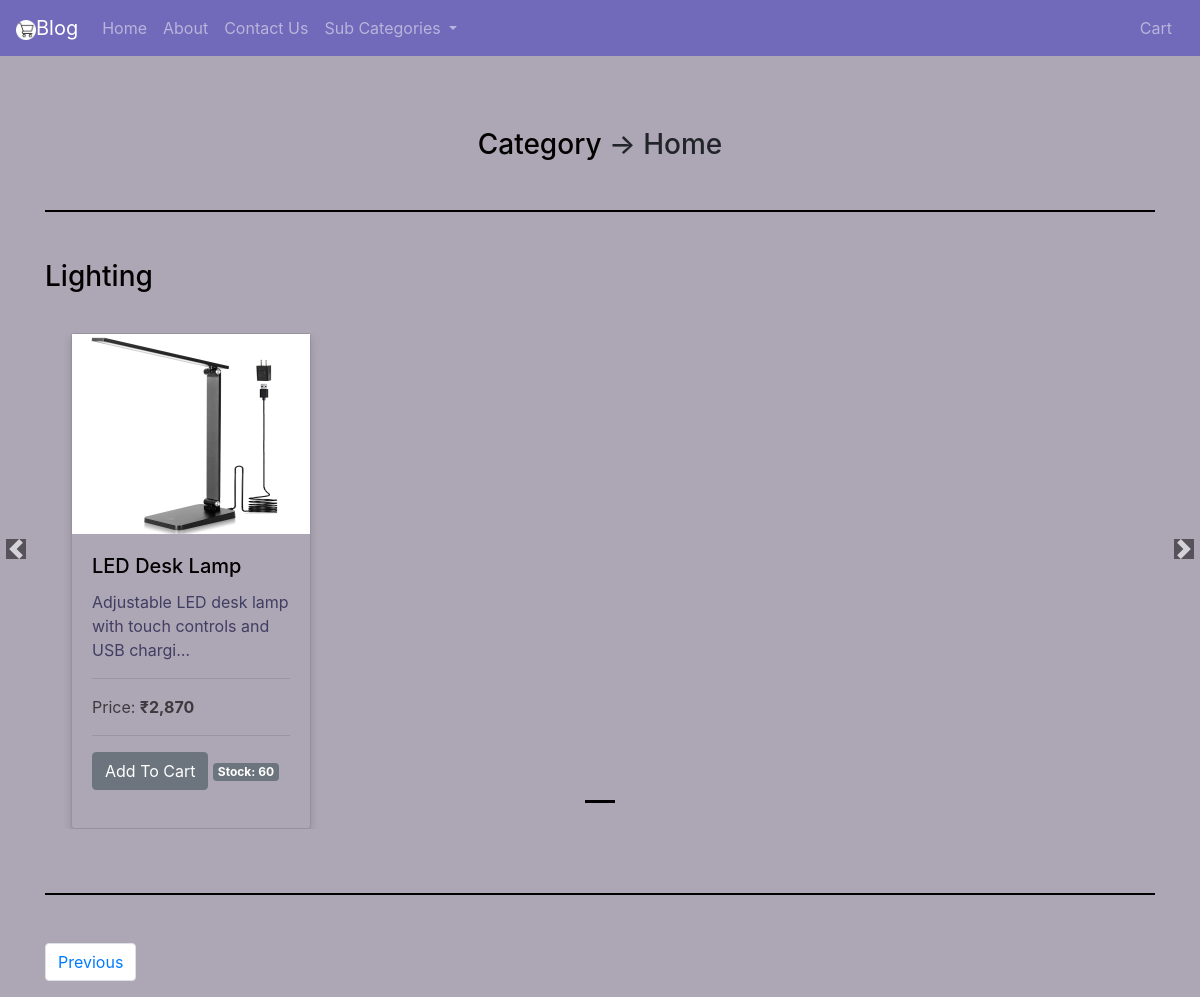
The app's page /category/Home, older data.
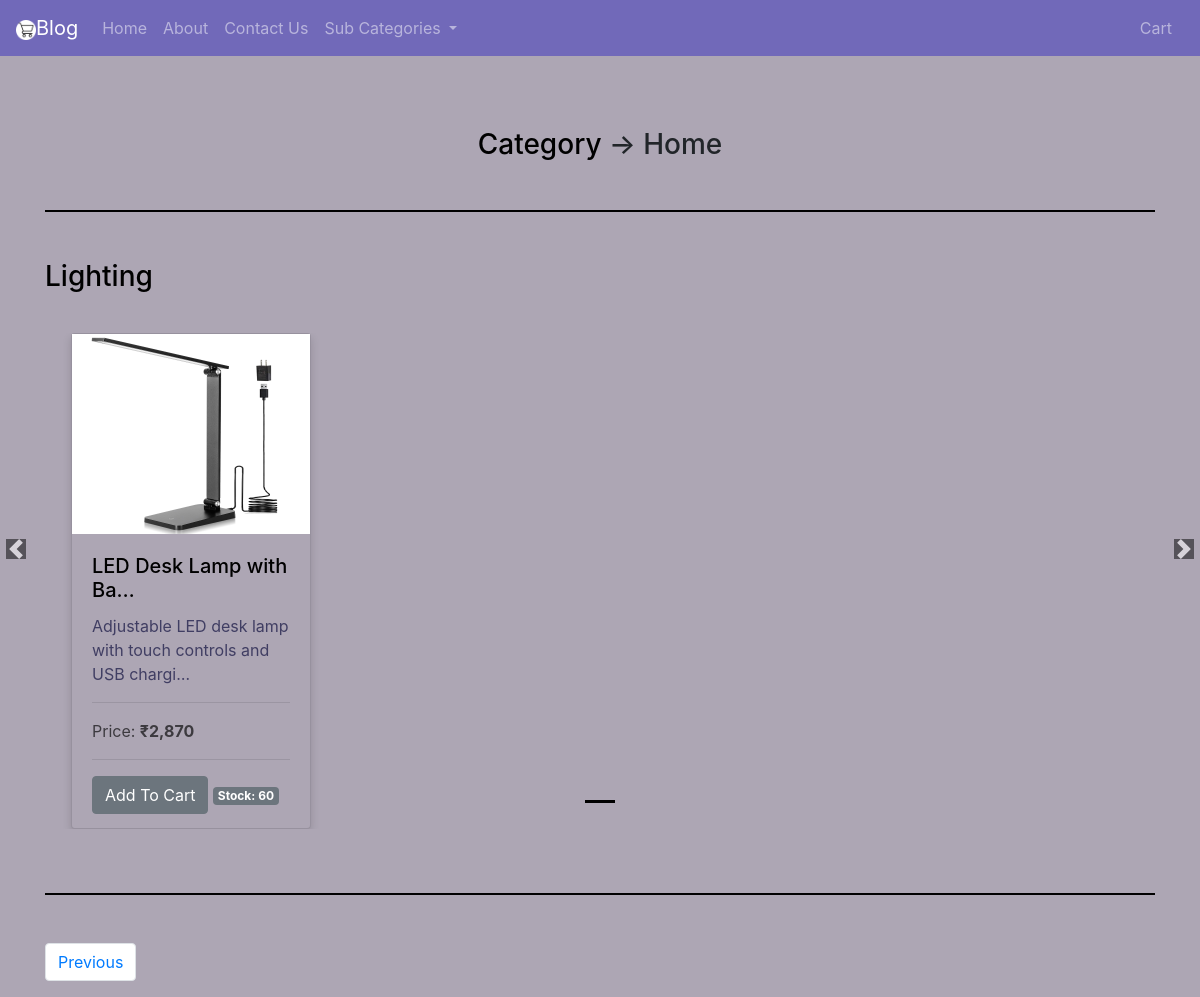
The same page, newer data.
### blog/models.py (models this page shows, shortened)
class Product(models.Model):
    product_name = models.CharField(max_length=100, default='')
    category = models.CharField(max_length=20, choices = category_choices,default='Other')
    sub_category = models.CharField(max_length=50, default='')
    price = models.IntegerField(validators=[MinValueValidator(0)])
    number_of_stock = models.IntegerField(validators=[MinValueValidator(0)])
    description = models.CharField(max_length=400, default='')
    published_date = models.DateField(default=datetime.date.today)
    image = models.FileField(upload_to='blog/images/', default='', help_text='Recommended image size: 230×200 pixels')

### blog/views.py (the view)
# urls.py: path('category/<str:category>', views.category, name="category"),
def category(request, category):
    allProds = []
    scatprods = Product.objects.values('sub_category', 'id').filter(category=category)
    cats = {item['sub_category'] for item in scatprods}
    for cat in cats:
        prod = Product.objects.filter(sub_category=cat, category=category)
        n = len(prod)
        nSlides = n // 4 + ceil((n / 4) - (n // 4))
        allProds.append([prod, range(1, nSlides), nSlides])
    param = {
        'allProds': allProds,
        'category': category
    }
    return render(request, 'blog/category.html', param)

### templates/blog/category.html (shortened to what the changed rows need)
<!doctype html>
<html lang="en">
  <head>
    {% load static %}
    {% load humanize %}
    <link rel="stylesheet" href="https://cdn.jsdelivr.net/npm/bootstrap@4.6.2/dist/css/bootstrap.min.css">
  </head>
  <body style="background-color:rgb(173, 166, 180)">
    <br><br>
</head>
<body>
<div class="container">
  <center><h3 class="my-4"><a href="/">Category</a> → {{ category }}</h3></center>
  {% for product, range, nSlides in allProds %}
  {% if product.0.category == category %}
  <h3 class="my-4"><a href="/sub category/{{product.0.sub_category}}">{{product.0.sub_category}}</a></h3>
  <div class="row">
<div id="demo{{forloop.counter}}" class="col carousel slide my-3" data-ride="carousel">
  <ul class="carousel-indicators">
    <li data-target="#demo{{forloop.counter}}" data-slide-to="0" class="active"></li>
  </ul>
  <div class="container carousel-inner no-padding">
    <div class="carousel-item active">
      {% for i in product %}
      <div class="col-xs-3 col-sm-3 col-md-3">
        <div class="card" style="height: 31rem; background-color: rgb(173, 166, 180);">
          <a href="/product/{{i.id}}">
          {% if not i.number_of_stock %}
          <img src='/media/{{i.image}}' class="d-block w-100" style="display: block; margin: 0 auto; vertical-align: middle; filter: brightness(30%)">
          <div class="card-img-overlay">
          <p class="card-text" style="color:rgb(225, 225, 225); margin-top: 2rem; text-align: center; font-size: 40px">Sold out</p>
          </div>
          <div class="card-body">
            <h5 class="card-title">{{i.product_name|truncatechars:22}}</h5>
            <p class="card-text" style="color:rgba(6, 6, 56, 0.65)">{{i.description|truncatechars:60}}</p>
          </a>
          <hr>
          <p class="card-text" style="color:rgba(0, 0, 0, 0.65)">Price: <b>₹{{i.price|intcomma}}</b></p>
          <hr>
            <span class="badge badge-secondary">Arriving Soon</span>
          </div>
        </div>
      </div>
          {% else %}
          <img src='/media/{{i.image}}' class="d-block w-100" style="display: block; margin: 0 auto; vertical-align: middle">
          <div class="card-body">
            <h5 class="card-title">{{i.product_name|truncatechars:22}}</h5>
            <p class="card-text" style="color:rgba(6, 6, 56, 0.65)">{{i.description|truncatechars:60}}</p>
          </a>
          <hr>
          <p class="card-text" style="color:rgba(0, 0, 0, 0.65)">Price: <b>₹{{i.price|intcomma}}</b></p>
          <hr>
            <button id="pr{{i.id}}" class="btn btn-secondary cart">Add To Cart</button>
            <span class="badge badge-secondary">Stock: {{i.number_of_stock}}</span>
          </div>
        </div>
      </div>
          {% endif %}
      {% endfor %}
  </div>
</div>
</div>
  <a class="carousel-control-prev" href="#demo{{forloop.counter}}" data-slide="prev">
      <span class="carousel-control-prev-icon"></span>
  </a>
  <a class="carousel-control-next" href="#demo{{forloop.counter}}" data-slide="next">
      <span class="carousel-control-next-icon"></span>
  </a>
      </div>
    <hr class="my-5" style="border:1px solid black">
    {% endif %}
  {% endfor %}
  </body>
</html>

Row changes from the older to the newer data that the page shows:
changed Product "Home": product_name "LED Desk Lamp" → "LED Desk Lamp with Ba…"
